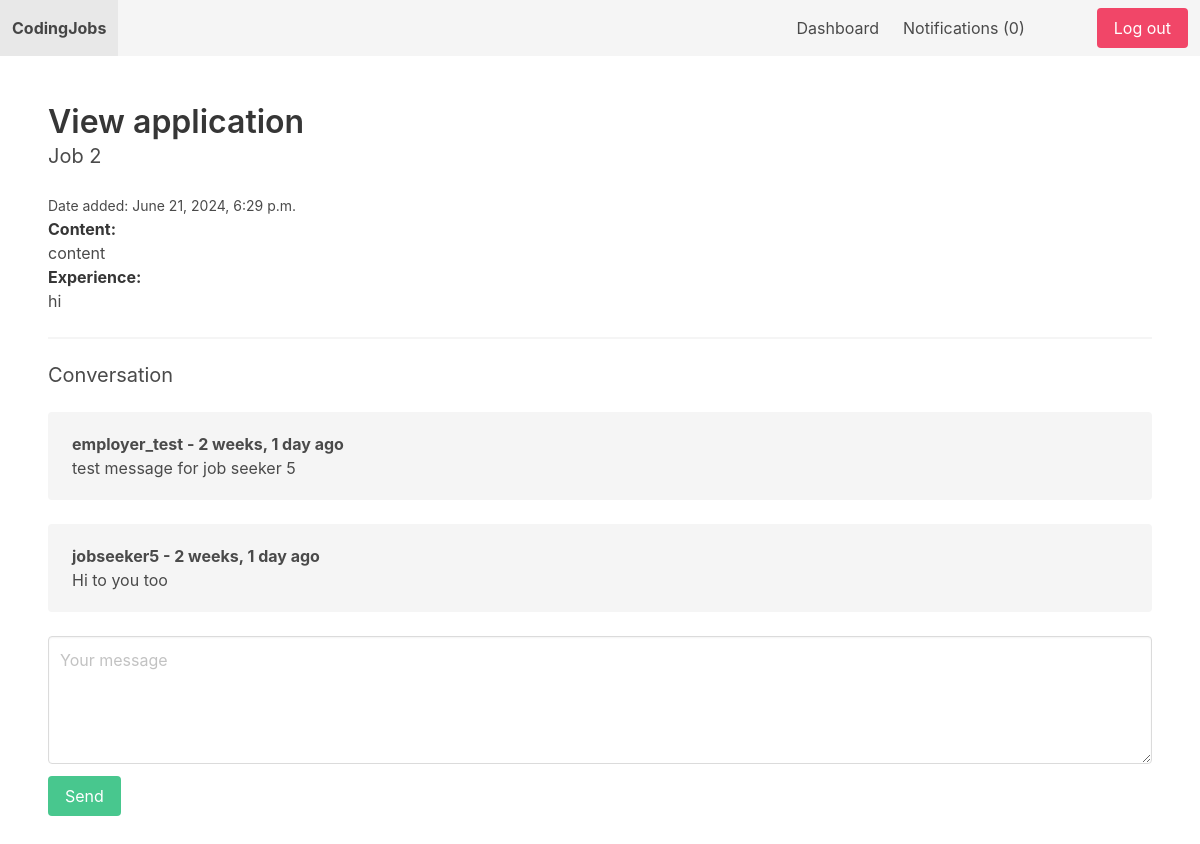
Screenshot of /dashboard/view_application/4/ (signed in) with the database file from the repository.
### apps/job/models.py (models this page shows, shortened)
class Application(models.Model):
    job = models.ForeignKey(Job, related_name='applications', on_delete=models.CASCADE)
    content = models.TextField()
    experience = models.TextField()
    created_by = models.ForeignKey(User, related_name='applications', on_delete=models.CASCADE)
    created_at = models.DateTimeField(auto_now_add=True)

class Job(models.Model):
    SIZE_1_9 = 'size_1_9'
    SIZE_10_49 = 'size_10_49'
    SIZE_50_99 = 'size_50_99'
    SIZE_100_9 = 'size_100'
    CHOICES_SIZE = (
        (SIZE_1_9, '1_9'),
        (SIZE_10_49, '10_49'),
        (SIZE_50_99, '50_99'),
        (SIZE_100_9, '100+'),
    )
    title = models.CharField( max_length=255)
    short_description = models.TextField()
    long_description = models.TextField(blank=True, null=True)
    company_name = models.CharField(max_length=255)
    company_address = models.CharField(max_length=255, blank=True, null=True)
    company_zipcode = models.CharField(max_length=255, blank=True, null=True)
    company_place = models.CharField(max_length=255, blank=True, null=True)
    company_country = models.CharField(max_length=255, blank=True, null=True)
    company_size = models.CharField(max_length=20, choices=CHOICES_SIZE, default=SIZE_1_9)
    created_by = models.ForeignKey(User, related_name='jobs', on_delete=models.CASCADE)
    created_at = models.DateTimeField(auto_now_add=True)
    changed_at = models.DateTimeField(auto_now=True)

### apps/userprofile/models.py (models this page shows)
class ConversationMessage(models.Model):
    application = models.ForeignKey(Application, related_name='conversationmessages', on_delete=models.CASCADE)
    content = models.TextField()
    created_by = models.ForeignKey(User, related_name='conversationmessages', on_delete=models.CASCADE)
    created_at = models.DateTimeField(auto_now_add=True)
    class Meta:
        ordering = ['created_at']

### apps/userprofile/views.py (the view, shortened to what this page needs)
# urls.py: path('view_application/<int:application_id>/', view_application, name='view_application'),
@login_required
def view_application(request, application_id):
    if request.user.userprofile.is_employer:
        application = get_object_or_404(Application, pk=application_id, job__created_by=request.user)
    else:
        application = get_object_or_404(Application, pk=application_id, created_by=request.user)
    return render(request, 'userprofile/view_application.html', {'application': application})

### apps/notification/context_processors.py (called while the page is built)
def notifications(request):
    if request.user.is_authenticated:
        return {'notifications': request.user.notifications.filter(is_read=False)}
    else:
        return {'notifications': []}

### apps/userprofile/templates/userprofile/view_application.html (shortened to what this page needs)
{% extends "coreapp/base.html" %}
{% block content %}
    <h1 class="title">View application</h1>
    <h2 class="subtitle">{{ application.job.title }}</h2>
    <small>Date added: {{ application.created_at }}</small>
    <p><strong>Content: <br></strong> {{ application.content }}
    <p><strong>Experience: <br></strong>{{ application.experience }}
    <hr>
    <h2 class="subtitle">Conversation</h2>
    {% for message in application.conversationmessages.all %}
        <div class="notification">
            <b>{{ message.created_by.username }} - {{ message.created_at|timesince }} ago</b><br>
            {{ message.content }}
        </div>
        {% empty %}
            <p>No messages yet...</p>
            <hr>
    {% endfor %}
        <form method="post" action=".">
            <div class="field">
                <div class="control">
                    <textarea class="textarea" placeholder="Your message" name="content" id="id_content"></textarea>
                </div>
            </div>
            <div class="field">
                <div class="control">
                    <button class="button is-success">Send</button>
                </div>
            </div>
        </form>
{% endblock %}

### rows the page displays
Application: job "Job 2", created_at "June 21, 2024, 6:29 p.m.", content "content", experience "hi"
ConversationMessage: created_by.username "employer_test", created_at "2 weeks, 1 day", content "test message for job seeker 5"
ConversationMessage: created_by.username "jobseeker5", created_at "2 weeks, 1 day", content "Hi to you too"

### other values shown
{{ notifications.count }} "0"
